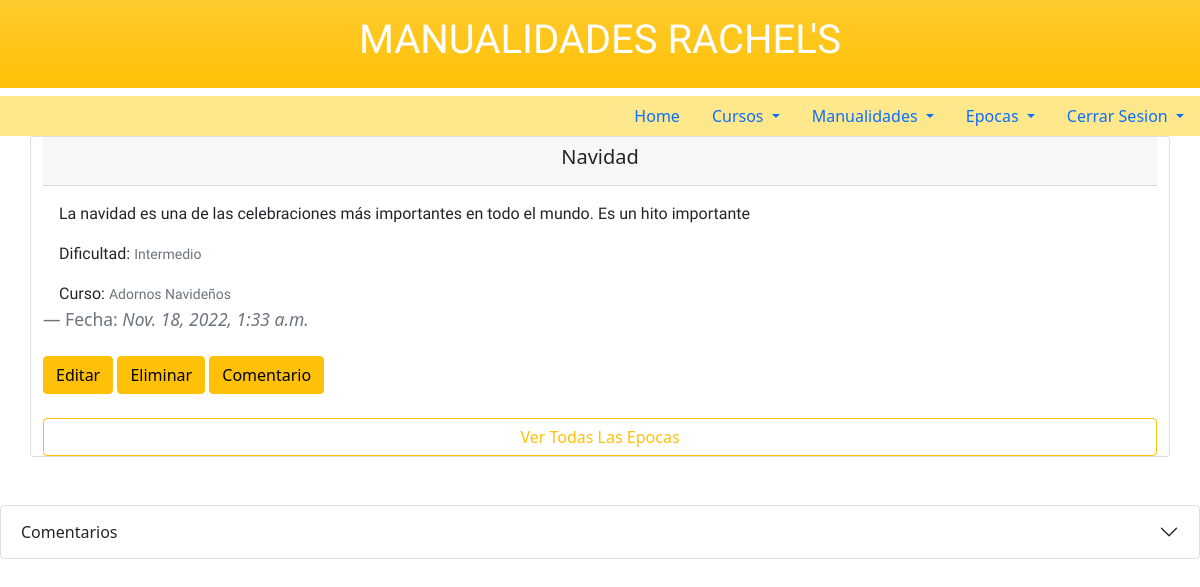
The app's page /epocas/1 (signed in) with its own data.
### raquel/models.py (models this page shows, shortened)
class Epocas(models.Model):
    Epoca_nom = models.CharField(max_length=14)
    epoca_desc = models.TextField(max_length=100)
    fecha_epoca = models.DateTimeField(auto_now_add=True)
    curso = models.ForeignKey(
        Curso, on_delete=models.CASCADE, related_name='curso',)  # -> modelo curso
    dificultad = models.ForeignKey(
        Dificultad, on_delete=models.CASCADE, related_name='dificultad')  # -> modelo dificultad
    impartidor = models.ForeignKey(
        get_user_model(), on_delete=models.CASCADE, related_name='imparti',)
    posterE = models.ImageField(upload_to="poster/", blank=True)

class Dificultad(models.Model):
    difi_nom = models.CharField(max_length=10)
    def __str__(self) -> str:
        return self.difi_nom

class Curso(models.Model):
    nom_curso = models.CharField(max_length=30)
    descripcion = models.TextField(max_length=500)
    impartidor = models.ForeignKey(
        get_user_model(), on_delete=models.CASCADE, related_name='impartidor',)  # -> modelo impartidor
    horario = models.CharField(max_length=15)
    manualidades = models.ForeignKey(
        Manualidades, on_delete=models.CASCADE, related_name='manualidades',)  # -> modelo manualidades
    precio = models.PositiveIntegerField(null=True, blank=True)
    posterC = models.ImageField(upload_to="poster/", blank=True)
    def __str__(self) -> str:
        return self.nom_curso
    class Meta:
        permissions = [
            ('admin_generico', 'Puede editar y crear Cursos'),
            ('suscriptor', 'Pago de suscripcion, ver Cursos')
        ]

### raquel/views.py (the view)
# urls.py: path('epocas/<int:pk>', epocasPageDetail.as_view(),
class epocasPageDetail(LoginRequiredMixin, DetailView):
    template_name = 'epocas_detalle.html'
    model = Epocas
    context_object_name = 'Todos_Epocas'
    login_url = 'login'

### raquel/templates/epocas_detalle.html (shortened to what this page needs)
{% extends 'base.html' %}{% load crispy_forms_tags%}{% block content %}
<div class="card container">
  <div class="card-header">
    <h5 class="card-title"> <center> {{Todos_Epocas.Epoca_nom}}</center></h5>
  </div>
  <div class="card-body">
    <p class="card-text">{{Todos_Epocas.epoca_desc}}</p>
                <p class="card-text">Dificultad: <small class="text-muted">{{Todos_Epocas.dificultad}}</small></p>
                <p class="card-text">Curso: <small class="text-muted">{{Todos_Epocas.curso}}</small></p>
            </div>
            <blockquote class="blockquote mb-0">
                <footer class="blockquote-footer">Fecha:  <cite title="Source Title">{{Todos_Epocas.fecha_epoca}}</cite></footer>
            </blockquote>
    <br>
    <div class="d-grid gap-2 d-md-block">
        {% if user.is_superuser %}
            <a href="{% url 'epocas_editar' Todos_Epocas.pk %}" class="btn btn-warning   btn-xs"> Editar </a>
            <a href="{% url 'epocas_eliminar' Todos_Epocas.pk %}" class="btn btn-warning     btn-xs"> Eliminar </a>
        {% endif %}
        <a href="{% url 'comentariosE' Todos_Epocas.pk  %}" class="btn btn-warning btn-xs"> Comentario </a>
      </div><br><a class="btn btn-outline-warning btn-xs justify-content-md-end" href="{% url 'epocas' %}"> Ver Todas Las Epocas </a>
    </div>
    <br>
    <br>
    <div class="accordion" id="accordionExample">
      <div class="accordion-item">
        <h2 class="accordion-header" id="flush-headingOne">
          <button class="accordion-button collapsed" type="button" data-bs-toggle="collapse" data-bs-target="#flush-collapseOne" aria-expanded="false" aria-controls="flush-collapseOne">
            Comentarios
          </button>
        </h2>
      </div>
    </div>
    <br>
{% endblock content %}

### raquel/templates/base.html (shortened to what this page needs)
{% load static %}
{% load socialaccount %}
<header>
    <body>
        <link href="https://cdn.jsdelivr.net/npm/bootstrap@5.0.0-beta1/dist/css/bootstrap.min.css" rel="stylesheet"/>
        <link rel="stylesheet" href="{% static 'css/estilos.css' %}">
        <div class="p-3 mb-2 bg-warning bg-gradient text-white" > <h1> <center>MANUALIDADES RACHEL'S</center> </h1> </div>
    <nav class="nav justify-content-end navbar-light" style="background-color: #ffe88b;">
        <ul class="nav justify-content-end">
            <li class="nav-item">
                <a class="nav-link active" aria-current="page" href="{% url 'home' %}"> Home </a>
            </li>
            {% if user.is_authenticated %}
                <li class="nav-item dropdown">
                    <a class="nav-link dropdown-toggle" href="" id="navbarDropdown" role="button" data-bs-toggle="dropdown" aria-expanded="false">
                        Cursos
                    </a>
                </li>
                <li class="nav-item dropdown">
                    <a class="nav-link dropdown-toggle" href="" id="navbarDropdown" role="button" data-bs-toggle="dropdown" aria-expanded="false">
                        Manualidades
                    </a>
                </li>
                <li class="nav-item dropdown">
                    <a class="nav-link dropdown-toggle" href="" id="navbarDropdown" role="button" data-bs-toggle="dropdown" aria-expanded="false">
                        Epocas
                    </a>
                </li>
                <li class="nav-item dropdown">
                    <a class="nav-link dropdown-toggle" href="#" id="navbarDropdown" role="button" data-bs-toggle="dropdown" aria-expanded="false">
                        Cerrar Sesion
                    </a>
                  </li>
            {% endif %}
          </ul>
    </nav>
        {% block content %}
        {% endblock content %}
    </header>

### static/css/estilos.css (style rules this page uses)
h1 { font-family: 'Rubik 80s Fade', cursive; font-family: 'Rubik Gemstones', cursive; }
p { font-family: 'Rubik 80s Fade', cursive; font-family: 'Rubik Gemstones', cursive; font-family: 'Yanone Kaffeesatz', sans-serif; }

### records on screen
Epocas: Epoca_nom "Navidad", epoca_desc "La navidad es una de las celebraciones más importantes en todo el mundo. Es un hito importante", dificultad "Intermedio", curso "Adornos Navideños", fecha_epoca "Nov. 18, 2022, 1:33 a.m."
